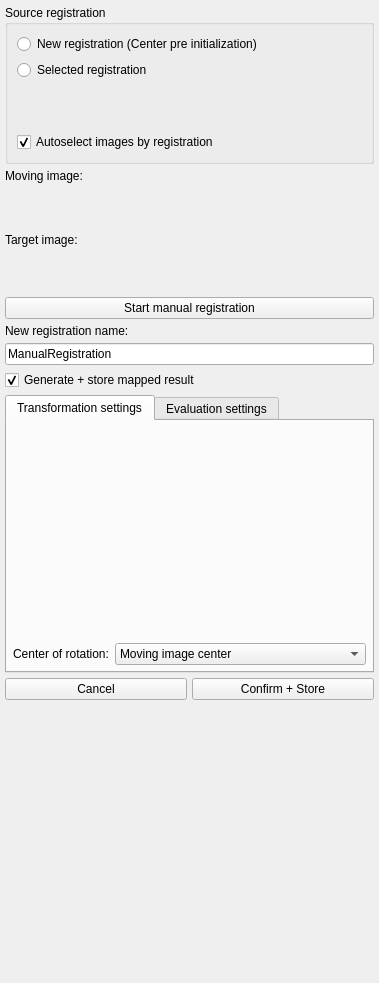
<?xml version="1.0" encoding="UTF-8"?>
<ui version="4.0">
 <class>MatchPointRegistrationManipulatorControls</class>
 <widget class="QWidget" name="MatchPointRegistrationManipulatorControls">
  <property name="geometry">
   <rect>
    <x>0</x>
    <y>0</y>
    <width>379</width>
    <height>983</height>
   </rect>
  </property>
  <layout class="QVBoxLayout" name="verticalLayout">
   <property name="spacing">
    <number>5</number>
   </property>
   <property name="leftMargin">
    <number>5</number>
   </property>
   <property name="topMargin">
    <number>5</number>
   </property>
   <property name="rightMargin">
    <number>5</number>
   </property>
   <property name="bottomMargin">
    <number>5</number>
   </property>
   <item>
    <widget class="QGroupBox" name="groupReg">
     <property name="title">
      <string>Source registration</string>
     </property>
     <layout class="QVBoxLayout" name="verticalLayout_2">
      <item>
       <widget class="QRadioButton" name="radioNewReg">
        <property name="toolTip">
         <string>&lt;html&gt;&lt;head/&gt;&lt;body&gt;&lt;p&gt;Select this option to start with a new registration.&lt;/p&gt;&lt;p&gt;The registration will be pre initialized to map the center of the selected images.&lt;/p&gt;&lt;/body&gt;&lt;/html&gt;</string>
        </property>
        <property name="text">
         <string>New registration (Center pre initialization)</string>
        </property>
       </widget>
      </item>
      <item>
       <widget class="QRadioButton" name="radioSelectedReg">
        <property name="toolTip">
         <string>Use the selected registration as bsaeline. The manipulation will be &quot;on top&quot; of the given registration.</string>
        </property>
        <property name="text">
         <string>Selected registration</string>
        </property>
       </widget>
      </item>
      <item>
       <widget class="QmitkSingleNodeSelectionWidget" name="registrationNodeSelector" native="true">
        <property name="minimumSize">
         <size>
          <width>0</width>
          <height>40</height>
         </size>
        </property>
       </widget>
      </item>
      <item>
       <widget class="QCheckBox" name="checkAutoSelect">
        <property name="toolTip">
         <string>If checked, the target and the moving image will be selected (if available) together with a selected pre registration.</string>
        </property>
        <property name="text">
         <string>Autoselect images by registration</string>
        </property>
        <property name="checked">
         <bool>true</bool>
        </property>
       </widget>
      </item>
     </layout>
    </widget>
   </item>
   <item>
    <widget class="QLabel" name="label_5">
     <property name="text">
      <string>Moving image:</string>
     </property>
    </widget>
   </item>
   <item>
    <widget class="QmitkSingleNodeSelectionWidget" name="movingNodeSelector" native="true">
     <property name="minimumSize">
      <size>
       <width>0</width>
       <height>40</height>
      </size>
     </property>
    </widget>
   </item>
   <item>
    <widget class="QLabel" name="label">
     <property name="text">
      <string>Target image:</string>
     </property>
    </widget>
   </item>
   <item>
    <widget class="QmitkSingleNodeSelectionWidget" name="targetNodeSelector" native="true">
     <property name="minimumSize">
      <size>
       <width>0</width>
       <height>40</height>
      </size>
     </property>
    </widget>
   </item>
   <item>
    <widget class="QPushButton" name="pbStart">
     <property name="toolTip">
      <string>Starts the manipulation /manual registration.</string>
     </property>
     <property name="text">
      <string>Start manual registration</string>
     </property>
    </widget>
   </item>
   <item>
    <widget class="QLabel" name="label_12">
     <property name="text">
      <string>New registration name:</string>
     </property>
    </widget>
   </item>
   <item>
    <widget class="QLineEdit" name="lbNewRegName">
     <property name="toolTip">
      <string>Name of the resulting manual registration</string>
     </property>
     <property name="text">
      <string>ManualRegistration</string>
     </property>
     <property name="placeholderText">
      <string/>
     </property>
    </widget>
   </item>
   <item>
    <widget class="QCheckBox" name="checkMapEntity">
     <property name="toolTip">
      <string>Check if a mapped moving image should be generated if the manual registration is confirmed.</string>
     </property>
     <property name="text">
      <string>Generate + store mapped result</string>
     </property>
     <property name="checked">
      <bool>true</bool>
     </property>
    </widget>
   </item>
   <item>
    <widget class="QTabWidget" name="tabWidget">
     <property name="currentIndex">
      <number>0</number>
     </property>
     <widget class="QWidget" name="tabTransform">
      <attribute name="title">
       <string>Transformation settings</string>
      </attribute>
      <layout class="QVBoxLayout" name="verticalLayout_4">
       <property name="leftMargin">
        <number>6</number>
       </property>
       <property name="topMargin">
        <number>6</number>
       </property>
       <property name="rightMargin">
        <number>6</number>
       </property>
       <property name="bottomMargin">
        <number>6</number>
       </property>
       <item>
        <widget class="m2ManipulationWidget" name="manipulationWidget" native="true"/>
       </item>
       <item>
        <layout class="QHBoxLayout" name="horizontalLayout_2">
         <item>
          <widget class="QLabel" name="label_13">
           <property name="text">
            <string>Center of rotation:</string>
           </property>
          </widget>
         </item>
         <item>
          <widget class="QComboBox" name="comboCenter">
           <property name="sizePolicy">
            <sizepolicy hsizetype="Expanding" vsizetype="Fixed">
             <horstretch>0</horstretch>
             <verstretch>0</verstretch>
            </sizepolicy>
           </property>
           <property name="toolTip">
            <string>Allows to set the center of rotation.</string>
           </property>
           <item>
            <property name="text">
             <string>Moving image center</string>
            </property>
           </item>
           <item>
            <property name="text">
             <string>World origin</string>
            </property>
           </item>
           <item>
            <property name="text">
             <string>Current navigator position</string>
            </property>
           </item>
          </widget>
         </item>
        </layout>
       </item>
      </layout>
     </widget>
     <widget class="QWidget" name="tabEval">
      <attribute name="title">
       <string>Evaluation settings</string>
      </attribute>
      <layout class="QVBoxLayout" name="verticalLayout_3">
       <item>
        <widget class="QmitkRegEvalSettingsWidget" name="evalSettings" native="true">
         <property name="sizePolicy">
          <sizepolicy hsizetype="MinimumExpanding" vsizetype="Maximum">
           <horstretch>0</horstretch>
           <verstretch>0</verstretch>
          </sizepolicy>
         </property>
         <property name="minimumSize">
          <size>
           <width>250</width>
           <height>10</height>
          </size>
         </property>
        </widget>
       </item>
      </layout>
     </widget>
    </widget>
   </item>
   <item>
    <layout class="QHBoxLayout" name="horizontalLayout">
     <item>
      <widget class="QPushButton" name="pbCancel">
       <property name="toolTip">
        <string>Cancel the manual registration and resets the state of the view.</string>
       </property>
       <property name="text">
        <string>Cancel</string>
       </property>
      </widget>
     </item>
     <item>
      <widget class="QPushButton" name="pbStore">
       <property name="toolTip">
        <string>&lt;html&gt;&lt;head/&gt;&lt;body&gt;&lt;p&gt;Confirm the defined registration.&lt;/p&gt;&lt;p&gt;The registration will be stored (and, if activated, a mapped image will be generated).&lt;/p&gt;&lt;/body&gt;&lt;/html&gt;</string>
       </property>
       <property name="text">
        <string>Confirm + Store</string>
       </property>
      </widget>
     </item>
    </layout>
   </item>
   <item>
    <spacer name="verticalSpacer">
     <property name="orientation">
      <enum>Qt::Vertical</enum>
     </property>
     <property name="sizeHint" stdset="0">
      <size>
       <width>20</width>
       <height>40</height>
      </size>
     </property>
    </spacer>
   </item>
  </layout>
 </widget>
 <customwidgets>
  <customwidget>
   <class>QmitkRegEvalSettingsWidget</class>
   <extends>QWidget</extends>
   <header>QmitkRegEvalSettingsWidget.h</header>
  </customwidget>
  <customwidget>
   <class>m2ManipulationWidget</class>
   <extends>QWidget</extends>
   <header location="global">m2ManipulationWidget.h</header>
   <container>1</container>
  </customwidget>
  <customwidget>
   <class>QmitkSingleNodeSelectionWidget</class>
   <extends>QWidget</extends>
   <header location="global">QmitkSingleNodeSelectionWidget.h</header>
   <container>1</container>
  </customwidget>
 </customwidgets>
 <resources/>
 <connections/>
 <designerdata>
  <property name="gridDeltaX">
   <number>5</number>
  </property>
  <property name="gridDeltaY">
   <number>5</number>
  </property>
  <property name="gridSnapX">
   <bool>true</bool>
  </property>
  <property name="gridSnapY">
   <bool>true</bool>
  </property>
  <property name="gridVisible">
   <bool>true</bool>
  </property>
 </designerdata>
</ui>
